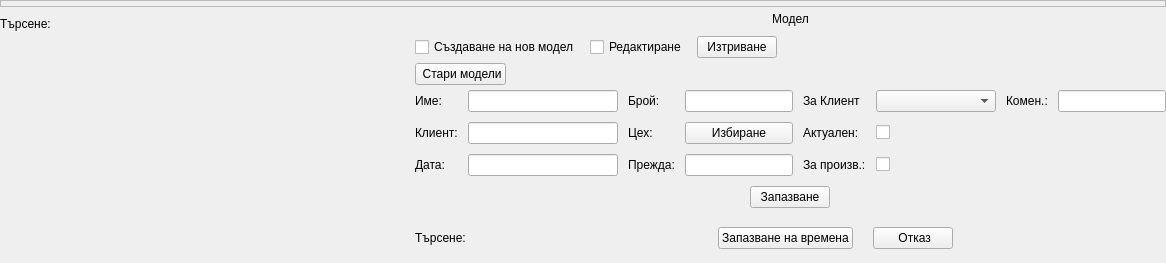
       <widget class="QWidget" name="operationsHolder" native="true">
        <property name="sizePolicy">
         <sizepolicy hsizetype="Expanding" vsizetype="Expanding">
          <horstretch>0</horstretch>
          <verstretch>0</verstretch>
         </sizepolicy>
        </property>
        <layout class="QVBoxLayout" name="verticalLayout_2">
         <property name="spacing">
          <number>5</number>
         </property>
         <property name="leftMargin">
          <number>0</number>
         </property>
         <property name="topMargin">
          <number>0</number>
         </property>
         <property name="rightMargin">
          <number>0</number>
         </property>
         <property name="bottomMargin">
          <number>0</number>
         </property>
         <item>
          <widget class="QFrame" name="optionsHolder">
           <property name="frameShape">
            <enum>QFrame::StyledPanel</enum>
           </property>
           <property name="frameShadow">
            <enum>QFrame::Raised</enum>
           </property>
           <layout class="QHBoxLayout" name="horizontalLayout_4">
            <property name="spacing">
             <number>5</number>
            </property>
            <property name="leftMargin">
             <number>0</number>
            </property>
            <property name="topMargin">
             <number>0</number>
            </property>
            <property name="rightMargin">
             <number>0</number>
            </property>
            <property name="bottomMargin">
             <number>5</number>
            </property>
           </layout>
          </widget>
         </item>
         <item>
          <widget class="QWidget" name="operationsInfoHolder" native="true">
           <property name="sizePolicy">
            <sizepolicy hsizetype="Expanding" vsizetype="Expanding">
             <horstretch>0</horstretch>
             <verstretch>0</verstretch>
            </sizepolicy>
           </property>
           <property name="minimumSize">
            <size>
             <width>0</width>
             <height>0</height>
            </size>
           </property>
           <layout class="QHBoxLayout" name="horizontalLayout_10">
            <property name="spacing">
             <number>15</number>
            </property>
            <property name="leftMargin">
             <number>0</number>
            </property>
            <property name="topMargin">
             <number>0</number>
            </property>
            <property name="rightMargin">
             <number>0</number>
            </property>
            <property name="bottomMargin">
             <number>0</number>
            </property>
            <item alignment="Qt::AlignLeft">
             <widget class="QWidget" name="operationViewWidget" native="true">
              <property name="sizePolicy">
               <sizepolicy hsizetype="Expanding" vsizetype="Expanding">
                <horstretch>0</horstretch>
                <verstretch>0</verstretch>
               </sizepolicy>
              </property>
              <property name="minimumSize">
               <size>
                <width>400</width>
                <height>0</height>
               </size>
              </property>
              <property name="maximumSize">
               <size>
                <width>16777215</width>
                <height>16777215</height>
               </size>
              </property>
              <layout class="QVBoxLayout" name="verticalLayout_5">
               <property name="spacing">
                <number>10</number>
               </property>
               <property name="leftMargin">
                <number>0</number>
               </property>
               <property name="topMargin">
                <number>0</number>
               </property>
               <property name="rightMargin">
                <number>0</number>
               </property>
               <property name="bottomMargin">
                <number>0</number>
               </property>
               <item alignment="Qt::AlignLeft|Qt::AlignTop">
                <widget class="QWidget" name="searchWidget" native="true">
                 <property name="sizePolicy">
                  <sizepolicy hsizetype="Expanding" vsizetype="Expanding">
                   <horstretch>0</horstretch>
                   <verstretch>0</verstretch>
                  </sizepolicy>
                 </property>
                 <layout class="QHBoxLayout" name="horizontalLayout_12">
                  <property name="spacing">
                   <number>3</number>
                  </property>
                  <property name="leftMargin">
                   <number>0</number>
                  </property>
                  <property name="topMargin">
                   <number>5</number>
                  </property>
                  <property name="rightMargin">
                   <number>0</number>
                  </property>
                  <property name="bottomMargin">
                   <number>0</number>
                  </property>
                  <item>
                   <widget class="QLabel" name="label">
                    <property name="text">
                     <string>Търсене: </string>
                    </property>
                   </widget>
                  </item>
                  <item>
                   <widget class="QWidget" name="searchHolderWidget" native="true">
                    <property name="minimumSize">
                     <size>
                      <width>220</width>
                      <height>0</height>
                     </size>
                    </property>
                    <layout class="QHBoxLayout" name="horizontalLayout_15">
                     <property name="spacing">
                      <number>0</number>
                     </property>
                     <property name="leftMargin">
                      <number>0</number>
                     </property>
                     <property name="topMargin">
                      <number>0</number>
                     </property>
                     <property name="rightMargin">
                      <number>0</number>
                     </property>
                     <property name="bottomMargin">
                      <number>0</number>
                     </property>
                    </layout>
                   </widget>
                  </item>
                 </layout>
                </widget>
               </item>
               <item>
                <widget class="QWidget" name="operationListViewWidget" native="true">
                 <property name="sizePolicy">
                  <sizepolicy hsizetype="Expanding" vsizetype="Expanding">
                   <horstretch>0</horstretch>
                   <verstretch>0</verstretch>
                  </sizepolicy>
                 </property>
                 <layout class="QVBoxLayout" name="verticalLayout_6">
                  <property name="spacing">
                   <number>0</number>
                  </property>
                  <property name="leftMargin">
                   <number>0</number>
                  </property>
                  <property name="topMargin">
                   <number>0</number>
                  </property>
                  <property name="rightMargin">
                   <number>0</number>
                  </property>
                  <property name="bottomMargin">
                   <number>0</number>
                  </property>
                 </layout>
                </widget>
               </item>
              </layout>
             </widget>
            </item>
            <item alignment="Qt::AlignTop">
             <widget class="QWidget" name="widget_2" native="true">
              <property name="sizePolicy">
               <sizepolicy hsizetype="Expanding" vsizetype="Expanding">
                <horstretch>0</horstretch>
                <verstretch>0</verstretch>
               </sizepolicy>
              </property>
              <property name="minimumSize">
               <size>
                <width>0</width>
                <height>0</height>
               </size>
              </property>
              <layout class="QVBoxLayout" name="verticalLayout_7">
               <property name="spacing">
                <number>0</number>
               </property>
               <property name="leftMargin">
                <number>0</number>
               </property>
               <property name="topMargin">
                <number>0</number>
               </property>
               <property name="rightMargin">
                <number>0</number>
               </property>
               <property name="bottomMargin">
                <number>0</number>
               </property>
               <item alignment="Qt::AlignHCenter">
                <widget class="QWidget" name="widget_5" native="true">
                 <layout class="QVBoxLayout" name="verticalLayout_3">
                  <property name="spacing">
                   <number>0</number>
                  </property>
                  <property name="leftMargin">
                   <number>0</number>
                  </property>
                  <property name="topMargin">
                   <number>0</number>
                  </property>
                  <property name="rightMargin">
                   <number>0</number>
                  </property>
                  <property name="bottomMargin">
                   <number>10</number>
                  </property>
                  <item>
                   <widget class="QLabel" name="modelLabel">
                    <property name="text">
                     <string>Модел</string>
                    </property>
                   </widget>
                  </item>
                 </layout>
                </widget>
               </item>
               <item>
                <widget class="QWidget" name="widget_3" native="true">
                 <property name="minimumSize">
                  <size>
                   <width>0</width>
                   <height>0</height>
                  </size>
                 </property>
                 <layout class="QVBoxLayout" name="verticalLayout_11">
                  <property name="spacing">
                   <number>5</number>
                  </property>
                  <property name="leftMargin">
                   <number>0</number>
                  </property>
                  <property name="topMargin">
                   <number>0</number>
                  </property>
                  <property name="rightMargin">
                   <number>0</number>
                  </property>
                  <property name="bottomMargin">
                   <number>5</number>
                  </property>
                  <item alignment="Qt::AlignLeft">
                   <widget class="QWidget" name="widget_7" native="true">
                    <layout class="QHBoxLayout" name="horizontalLayout_21">
                     <property name="spacing">
                      <number>10</number>
                     </property>
                     <property name="leftMargin">
                      <number>0</number>
                     </property>
                     <property name="topMargin">
                      <number>0</number>
                     </property>
                     <property name="rightMargin">
                      <number>0</number>
                     </property>
                     <property name="bottomMargin">
                      <number>0</number>
                     </property>
                     <item>
                      <widget class="QWidget" name="widget_11" native="true">
                       <layout class="QHBoxLayout" name="horizontalLayout_18">
                        <property name="spacing">
                         <number>0</number>
                        </property>
                        <property name="leftMargin">
                         <number>0</number>
                        </property>
                        <property name="topMargin">
                         <number>0</number>
                        </property>
                        <property name="rightMargin">
                         <number>0</number>
                        </property>
                        <property name="bottomMargin">
                         <number>0</number>
                        </property>
                        <item>
                         <widget class="QCheckBox" name="newModelCheckBox">
                          <property name="text">
                           <string>Създаване на нов модел</string>
                          </property>
                         </widget>
                        </item>
                       </layout>
                      </widget>
                     </item>
                     <item>
                      <widget class="QWidget" name="widget_12" native="true">
                       <layout class="QHBoxLayout" name="horizontalLayout_19">
                        <property name="spacing">
                         <number>5</number>
                        </property>
                        <property name="leftMargin">
                         <number>0</number>
                        </property>
                        <property name="topMargin">
                         <number>0</number>
                        </property>
                        <property name="rightMargin">
                         <number>0</number>
                        </property>
                        <property name="bottomMargin">
                         <number>0</number>
                        </property>
                        <item>
                         <widget class="QCheckBox" name="editModelCheckBox">
                          <property name="text">
                           <string>Редактиране</string>
                          </property>
                         </widget>
                        </item>
                       </layout>
                      </widget>
                     </item>
                     <item>
                      <widget class="QWidget" name="widget_13" native="true">
                       <layout class="QHBoxLayout" name="horizontalLayout_20">
                        <property name="spacing">
                         <number>0</number>
                        </property>
                        <property name="leftMargin">
                         <number>0</number>
                        </property>
                        <property name="topMargin">
                         <number>0</number>
                        </property>
                        <property name="rightMargin">
                         <number>0</number>
                        </property>
                        <property name="bottomMargin">
                         <number>0</number>
                        </property>
                        <item>
                         <widget class="QPushButton" name="deleteModelBtn">
                          <property name="text">
                           <string>Изтриване</string>
                          </property>
                          <property name="icon">
                           <iconset resource="../../../resources.qrc">
                            <normaloff>:/icons/app/assets/icons/Trash-Bin-Trash--Streamline-Solar-Broken.svg</normaloff>:/icons/app/assets/icons/Trash-Bin-Trash--Streamline-Solar-Broken.svg</iconset>
                          </property>
                          <property name="iconSize">
                           <size>
                            <width>20</width>
                            <height>20</height>
                           </size>
                          </property>
                         </widget>
                        </item>
                       </layout>
                      </widget>
                     </item>
                    </layout>
                   </widget>
                  </item>
                  <item alignment="Qt::AlignLeft">
                   <widget class="QWidget" name="oldModelsWidget" native="true">
                    <layout class="QHBoxLayout" name="horizontalLayout_22">
                     <property name="spacing">
                      <number>5</number>
                     </property>
                     <property name="leftMargin">
                      <number>0</number>
                     </property>
                     <property name="topMargin">
                      <number>0</number>
                     </property>
                     <property name="rightMargin">
                      <number>0</number>
                     </property>
                     <property name="bottomMargin">
                      <number>0</number>
                     </property>
                     <item>
                      <widget class="QPushButton" name="oldModelsBtn">
                       <property name="text">
                        <string> Стари модели</string>
                       </property>
                       <property name="icon">
                        <iconset resource="../../../resources.qrc">
                         <normaloff>:/icons/app/assets/icons/Eye--Streamline-Feather.svg</normaloff>:/icons/app/assets/icons/Eye--Streamline-Feather.svg</iconset>
                       </property>
                       <property name="iconSize">
                        <size>
                         <width>20</width>
                         <height>20</height>
                        </size>
                       </property>
                      </widget>
                     </item>
                    </layout>
                   </widget>
                  </item>
                 </layout>
                </widget>
               </item>
               <item alignment="Qt::AlignLeft">
                <widget class="QWidget" name="modelInfoWidget" native="true">
                 <layout class="QVBoxLayout" name="verticalLayout_8">
                  <property name="spacing">
                   <number>10</number>
                  </property>
                  <property name="leftMargin">
                   <number>0</number>
                  </property>
                  <property name="topMargin">
                   <number>0</number>
                  </property>
                  <property name="rightMargin">
                   <number>0</number>
                  </property>
                  <property name="bottomMargin">
                   <number>5</number>
                  </property>
                  <item>
                   <layout class="QGridLayout" name="gridLayout">
                    <item row="2" column="3">
                     <widget class="QLineEdit" name="yarnLineEdit"/>
                    </item>
                    <item row="2" column="1">
                     <widget class="QLineEdit" name="dateLineEdit"/>
                    </item>
                    <item row="2" column="0">
                     <widget class="QLabel" name="label_5">
                      <property name="text">
                       <string>Дата:</string>
                      </property>
                     </widget>
                    </item>
                    <item row="1" column="1">
                     <widget class="QLineEdit" name="clientNameLineEdit"/>
                    </item>
                    <item row="2" column="2">
                     <widget class="QLabel" name="label_8">
                      <property name="text">
                       <string>Прежда:</string>
                      </property>
                     </widget>
                    </item>
                    <item row="1" column="3">
                     <widget class="QPushButton" name="cehoveBtn">
                      <property name="text">
                       <string>Избиране</string>
                      </property>
                     </widget>
                    </item>
                    <item row="0" column="3">
                     <widget class="QLineEdit" name="piecesLineEdit"/>
                    </item>
                    <item row="0" column="4">
                     <widget class="QLabel" name="label_2">
                      <property name="text">
                       <string>За Клиент</string>
                      </property>
                     </widget>
                    </item>
                    <item row="0" column="0">
                     <widget class="QLabel" name="label_3">
                      <property name="text">
                       <string>Име:</string>
                      </property>
                     </widget>
                    </item>
                    <item row="0" column="7">
                     <widget class="QLineEdit" name="commentLineEdit"/>
                    </item>
                    <item row="1" column="2">
                     <widget class="QLabel" name="label_7">
                      <property name="text">
                       <string>Цех:</string>
                      </property>
                     </widget>
                    </item>
                    <item row="0" column="2">
                     <widget class="QLabel" name="label_6">
                      <property name="text">
                       <string>Брой:</string>
                      </property>
                     </widget>
                    </item>
                    <item row="0" column="1">
                     <widget class="QLineEdit" name="modelNameLineEdit">
                      <property name="minimumSize">
                       <size>
                        <width>150</width>
                        <height>0</height>
                       </size>
                      </property>
                     </widget>
                    </item>
                    <item row="1" column="0">
                     <widget class="QLabel" name="label_4">
                      <property name="text">
                       <string>Клиент:</string>
                      </property>
                     </widget>
                    </item>
                    <item row="0" column="6">
                     <widget class="QLabel" name="label_9">
                      <property name="text">
                       <string>Комен.:</string>
                      </property>
                     </widget>
                    </item>
                    <item row="0" column="5">
                     <widget class="QComboBox" name="forClientComboBox">
                      <property name="minimumSize">
                       <size>
                        <width>120</width>
                        <height>0</height>
                       </size>
                      </property>
                     </widget>
                    </item>
                    <item row="1" column="4">
                     <widget class="QLabel" name="label_10">
                      <property name="text">
                       <string>Актуален:</string>
                      </property>
                     </widget>
                    </item>
                    <item row="1" column="5">
                     <widget class="QCheckBox" name="actualCheckBox">
                      <property name="text">
                       <string/>
                      </property>
                     </widget>
                    </item>
                    <item row="2" column="4">
                     <widget class="QLabel" name="label_11">
                      <property name="text">
                       <string>За произв.:</string>
                      </property>
                     </widget>
                    </item>
                    <item row="2" column="5">
                     <widget class="QCheckBox" name="forProdCheckBox">
                      <property name="text">
                       <string/>
                      </property>
                     </widget>
                    </item>
                   </layout>
                  </item>
                  <item alignment="Qt::AlignHCenter">
                   <widget class="QWidget" name="widget_10" native="true">
                    <layout class="QHBoxLayout" name="horizontalLayout_11">
                     <property name="spacing">
                      <number>10</number>
                     </property>
                     <property name="leftMargin">
                      <number>0</number>
                     </property>
                     <property name="topMargin">
                      <number>0</number>
                     </property>
                     <property name="rightMargin">
                      <number>0</number>
                     </property>
                     <property name="bottomMargin">
                      <number>0</number>
                     </property>
                     <item>
                      <widget class="QPushButton" name="saveBtn">
                       <property name="text">
                        <string>Запазване</string>
                       </property>
                      </widget>
                     </item>
                    </layout>
                   </widget>
                  </item>
                 </layout>
                </widget>
               </item>
               <item>
                <widget class="QWidget" name="operViewHolderWidget" native="true">
                 <property name="sizePolicy">
                  <sizepolicy hsizetype="Expanding" vsizetype="Expanding">
                   <horstretch>0</horstretch>
                   <verstretch>0</verstretch>
                  </sizepolicy>
                 </property>
                 <property name="minimumSize">
                  <size>
                   <width>0</width>
                   <height>0</height>
                  </size>
                 </property>
                 <layout class="QVBoxLayout" name="verticalLayout_9">
                  <property name="spacing">
                   <number>10</number>
                  </property>
                  <property name="leftMargin">
                   <number>0</number>
                  </property>
                  <property name="topMargin">
                   <number>0</number>
                  </property>
                  <property name="rightMargin">
                   <number>0</number>
                  </property>
                  <property name="bottomMargin">
                   <number>0</number>
                  </property>
                  <item alignment="Qt::AlignLeft">
                   <widget class="QWidget" name="widget_9" native="true">
                    <property name="minimumSize">
                     <size>
                      <width>0</width>
                      <height>40</height>
                     </size>
                    </property>
                    <layout class="QHBoxLayout" name="horizontalLayout_23">
                     <property name="spacing">
                      <number>25</number>
                     </property>
                     <property name="leftMargin">
                      <number>0</number>
                     </property>
                     <property name="topMargin">
                      <number>10</number>
                     </property>
                     <property name="rightMargin">
                      <number>0</number>
                     </property>
                     <property name="bottomMargin">
                      <number>0</number>
                     </property>
                     <item>
                      <widget class="QWidget" name="widget" native="true">
                       <layout class="QHBoxLayout" name="horizontalLayout_17">
                        <property name="spacing">
                         <number>3</number>
                        </property>
                        <property name="leftMargin">
                         <number>0</number>
                        </property>
                        <property name="topMargin">
                         <number>0</number>
                        </property>
                        <property name="rightMargin">
                         <number>0</number>
                        </property>
                        <property name="bottomMargin">
                         <number>0</number>
                        </property>
                        <item>
                         <widget class="QLabel" name="label_12">
                          <property name="text">
                           <string>Търсене: </string>
                          </property>
                         </widget>
                        </item>
                        <item>
                         <widget class="QWidget" name="searchTreeHolderWidget" native="true">
                          <property name="minimumSize">
                           <size>
                            <width>220</width>
                            <height>0</height>
                           </size>
                          </property>
                          <property name="maximumSize">
                           <size>
                            <width>350</width>
                            <height>16777215</height>
                           </size>
                          </property>
                          <layout class="QHBoxLayout" name="horizontalLayout_16">
                           <property name="spacing">
                            <number>0</number>
                           </property>
                           <property name="leftMargin">
                            <number>0</number>
                           </property>
                           <property name="topMargin">
                            <number>0</number>
                           </property>
                           <property name="rightMargin">
                            <number>0</number>
                           </property>
                           <property name="bottomMargin">
                            <number>0</number>
                           </property>
                          </layout>
                         </widget>
                        </item>
                       </layout>
                      </widget>
                     </item>
                     <item>
                      <widget class="QWidget" name="operTimesWidget" native="true">
                       <layout class="QHBoxLayout" name="horizontalLayout_24">
                        <property name="spacing">
                         <number>20</number>
                        </property>
                        <property name="leftMargin">
                         <number>0</number>
                        </property>
                        <property name="topMargin">
                         <number>0</number>
                        </property>
                        <property name="rightMargin">
                         <number>0</number>
                        </property>
                        <property name="bottomMargin">
                         <number>0</number>
                        </property>
                        <item>
                         <widget class="QPushButton" name="saveOperTimesBtn">
                          <property name="text">
                           <string>Запазване на времена</string>
                          </property>
                         </widget>
                        </item>
                        <item>
                         <widget class="QPushButton" name="refreshOperTimesBtn">
                          <property name="text">
                           <string> Отказ</string>
                          </property>
                          <property name="icon">
                           <iconset resource="../../../resources.qrc">
                            <normaloff>:/icons/app/assets/icons/Close-Square--Streamline-Solar-Broken.svg</normaloff>:/icons/app/assets/icons/Close-Square--Streamline-Solar-Broken.svg</iconset>
                          </property>
                          <property name="iconSize">
                           <size>
                            <width>18</width>
                            <height>18</height>
                           </size>
                          </property>
                         </widget>
                        </item>
                       </layout>
                      </widget>
                     </item>
                    </layout>
                   </widget>
                  </item>
                  <item>
                   <widget class="QWidget" name="operViewWidget" native="true">
                    <layout class="QVBoxLayout" name="verticalLayout_10">
                     <property name="spacing">
                      <number>0</number>
                     </property>
                     <property name="leftMargin">
                      <number>0</number>
                     </property>
                     <property name="topMargin">
                      <number>0</number>
                     </property>
                     <property name="rightMargin">
                      <number>0</number>
                     </property>
                     <property name="bottomMargin">
                      <number>0</number>
                     </property>
                    </layout>
                   </widget>
                  </item>
                 </layout>
                </widget>
               </item>
              </layout>
             </widget>
            </item>
           </layout>
          </widget>
         </item>
        </layout>
       </widget>
